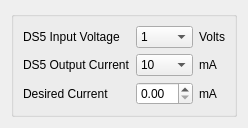
                             <widget class="QWidget" name="tab_13">
                              <attribute name="title">
                               <string>DS5 Control</string>
                              </attribute>
                              <layout class="QGridLayout" name="gridLayout_77">
                               <item row="0" column="0">
                                <widget class="QGroupBox" name="groupBox_25">
                                 <property name="title">
                                  <string/>
                                 </property>
                                 <layout class="QGridLayout" name="gridLayout_78">
                                  <item row="3" column="1">
                                   <widget class="QDoubleSpinBox" name="doubleSpinBox_36">
                                    <property name="minimum">
                                     <double>0.000000000000000</double>
                                    </property>
                                    <property name="maximum">
                                     <double>50.000000000000000</double>
                                    </property>
                                   </widget>
                                  </item>
                                  <item row="0" column="0">
                                   <widget class="QLabel" name="label_141">
                                    <property name="text">
                                     <string>DS5 Input Voltage</string>
                                    </property>
                                   </widget>
                                  </item>
                                  <item row="3" column="0">
                                   <widget class="QLabel" name="label_142">
                                    <property name="text">
                                     <string>Desired Current</string>
                                    </property>
                                   </widget>
                                  </item>
                                  <item row="0" column="2">
                                   <widget class="QLabel" name="label_143">
                                    <property name="text">
                                     <string>Volts</string>
                                    </property>
                                   </widget>
                                  </item>
                                  <item row="2" column="0">
                                   <widget class="QLabel" name="label_144">
                                    <property name="text">
                                     <string>DS5 Output Current</string>
                                    </property>
                                   </widget>
                                  </item>
                                  <item row="3" column="2">
                                   <widget class="QLabel" name="label_145">
                                    <property name="text">
                                     <string>mA</string>
                                    </property>
                                   </widget>
                                  </item>
                                  <item row="2" column="2">
                                   <widget class="QLabel" name="label_146">
                                    <property name="text">
                                     <string>mA</string>
                                    </property>
                                   </widget>
                                  </item>
                                  <item row="2" column="1">
                                   <widget class="QComboBox" name="comboBox_18">
                                    <item>
                                     <property name="text">
                                      <string>10</string>
                                     </property>
                                    </item>
                                    <item>
                                     <property name="text">
                                      <string>25</string>
                                     </property>
                                    </item>
                                    <item>
                                     <property name="text">
                                      <string>50</string>
                                     </property>
                                    </item>
                                   </widget>
                                  </item>
                                  <item row="0" column="1">
                                   <widget class="QComboBox" name="comboBox_17">
                                    <item>
                                     <property name="text">
                                      <string>1</string>
                                     </property>
                                    </item>
                                    <item>
                                     <property name="text">
                                      <string>2.5</string>
                                     </property>
                                    </item>
                                    <item>
                                     <property name="text">
                                      <string>5</string>
                                     </property>
                                    </item>
                                    <item>
                                     <property name="text">
                                      <string>10</string>
                                     </property>
                                    </item>
                                   </widget>
                                  </item>
                                 </layout>
                                </widget>
                               </item>
                              </layout>
                             </widget>
